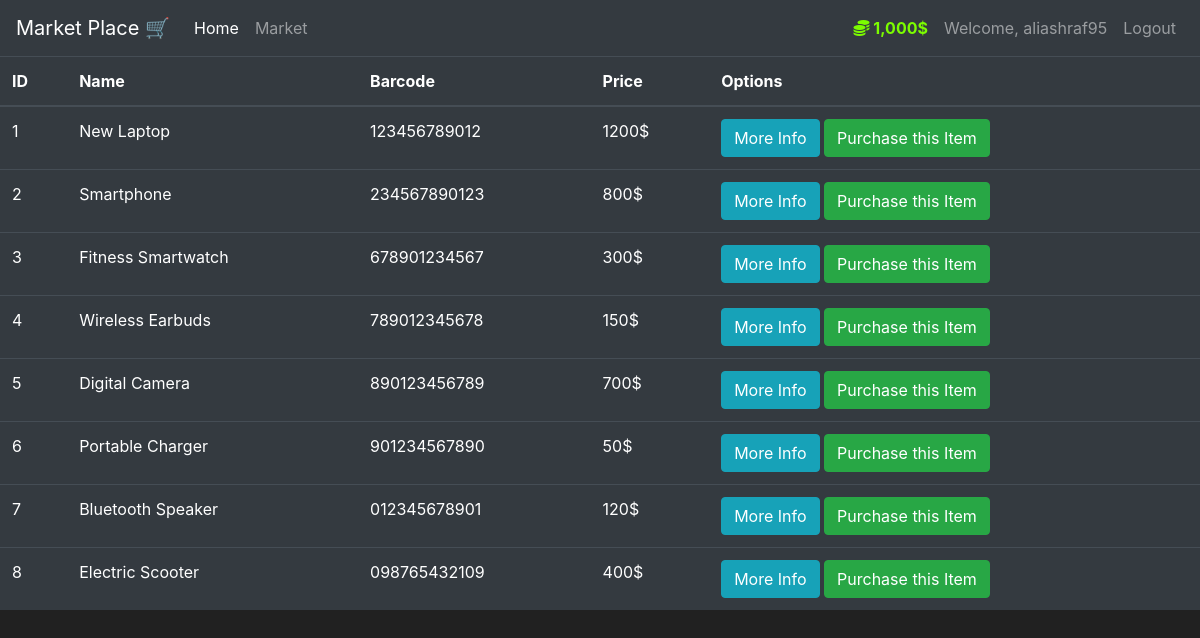
The app's page /market (signed in) with its own data.
### market/models.py (models this page shows, shortened)
class User(db.Model, UserMixin):
    id = db.Column(db.Integer(), primary_key=True)
    username = db.Column(db.String(length=30), nullable=False, unique=True)
    email_address = db.Column(db.String(length=50), nullable=False, unique=True)
    password_hash = db.Column(db.String(length=60), nullable=False)
    budget = db.Column(db.Integer(), nullable=False, default=1000)
    items = db.relationship('Item', backref='owned_user', lazy=True)
    @property
    def prettier_budget(self):
        if len(str(self.budget)) >= 4:
            return f'{str(self.budget)[:-3]},{str(self.budget)[-3:]}$'
        else:
            return f"{self.budget}$"
    @property
    def password(self):
        return self.password

class Item(db.Model):
    id = db.Column(db.Integer(), primary_key=True)
    name = db.Column(db.String(length=30), nullable=False, unique=True)
    price = db.Column(db.Integer(), nullable=False)
    barcode = db.Column(db.String(length=12), nullable=False, unique=True)
    description = db.Column(db.String(length=1024), nullable=False, unique=True)
    owner = db.Column(db.Integer(), db.ForeignKey('user.id'))

### market/routes.py (the view)
@app.route('/market')
@login_required
def market_page():
    items = Item.query.all()
    return render_template('market.html', items=items)

### market/models.py (called while the page is built)
@login_manager.user_loader
def load_user(user_id):
    return User.query.get(int(user_id))

### market/templates/market.html (shortened to what this page needs)
{% extends 'base.html' %}
{% block content %}
<table class="table table-hover table-dark">
    <thead>
    <tr>
        <th scope="col">ID</th>
        <th scope="col">Name</th>
        <th scope="col">Barcode</th>
        <th scope="col">Price</th>
        <th scope="col">Options</th>
    </tr>
    </thead>
    <tbody>
    {% for item in items %}
    <tr>
        <td>{{ item.id }}</td>
        <td>{{ item.name }}</td>
        <td>{{ item.barcode }}</td>
        <td>{{ item.price }}$</td>
        <td>
            <button class="btn btn-outline btn-info">More Info</button>
            <button class="btn btn-outline btn-success">Purchase this Item</button>
        </td>
    </tr>
    {% endfor %}
    </tbody>
</table>
{% endblock %}

### market/templates/base.html (shortened to what this page needs)
<!doctype html>
<html lang="en">
<head>
    <link rel="stylesheet" href="https://cdn.jsdelivr.net/npm/bootstrap@4.5.3/dist/css/bootstrap.min.css">
</head>
<body>
<nav class="navbar navbar-expand-md navbar-dark bg-dark">
    <a class="navbar-brand" href="#">Market Place 🛒</a>
    <div class="collapse navbar-collapse" id="navbarNav">
        <ul class="navbar-nav mr-auto">
            <li class="nav-item active">
                <a class="nav-link" href="{{ url_for('home_page') }}">Home <span class="sr-only">(current)</span></a>
            </li>
            <li class="nav-item">
                <a class="nav-link" href="{{ url_for('market_page') }}">Market</a>
            </li>
        </ul>
        {% if current_user.is_authenticated %}
        <ul class="navbar-nav">
            <li class="nav-item">
                <a class="nav-link" style="color: lawngreen; font-weight: bold">
                    <i class="fas fa-coins"></i>
                    {{ current_user.prettier_budget }}
                </a>
            </li>
            <li class="nav-item">
                <a class="nav-link">Welcome, {{ current_user.username }}</a>
            </li>
            <li class="nav-item">
                <a class="nav-link" href="{{ url_for('logout_page') }}">Logout</a>
            </li>
        </ul>
        {% endif %}
    </div>
</nav>
{% block content %}
{% endblock %}
</body>
</html>

### market/templates/base.html (style rules this page uses)
body { background-color: #212121; color: white }

### records on screen
User: prettier_budget "1,000$", username "aliashraf95"
Item: id "1", name "New Laptop", barcode "123456789012", price "1200"
Item: id "2", name "Smartphone", barcode "234567890123", price "800"
Item: id "3", name "Fitness Smartwatch", barcode "678901234567", price "300"
Item: id "4", name "Wireless Earbuds", barcode "789012345678", price "150"
Item: id "5", name "Digital Camera", barcode "890123456789", price "700"
Item: id "6", name "Portable Charger", barcode "901234567890", price "50"
Item: id "7", name "Bluetooth Speaker", barcode "012345678901", price "120"
Item: id "8", name "Electric Scooter", barcode "098765432109", price "400"
